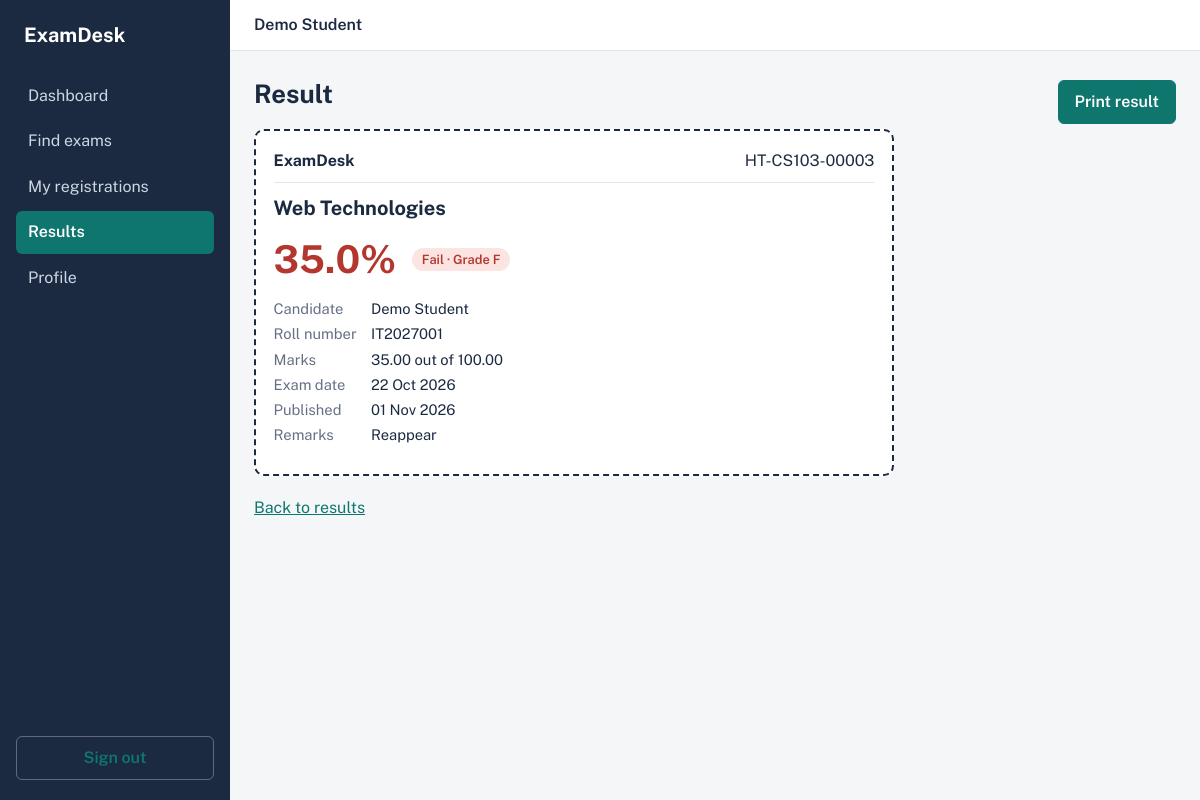
The page /results/3/ (signed in) on the database its author committed.
### exams/models.py (models this page shows, shortened)
class Result(models.Model):
    registration = models.OneToOneField(Registration, on_delete=models.CASCADE, related_name="result")
    marks = models.DecimalField(max_digits=6, decimal_places=2)
    max_marks = models.DecimalField(max_digits=6, decimal_places=2, default=100)
    remarks = models.CharField(max_length=200, blank=True)
    is_published = models.BooleanField(default=False)
    published_at = models.DateTimeField(null=True, blank=True)
    @property
    def percentage(self):
        return round(float(self.marks) / float(self.max_marks) * 100, 1) if self.max_marks else 0
    @property
    def passed(self):
        return self.percentage >= settings.PASS_PERCENTAGE
    @property
    def grade(self):
        p = self.percentage
        for cutoff, g in [(90, "O"), (80, "A+"), (70, "A"), (60, "B+"), (50, "B"), (settings.PASS_PERCENTAGE, "C")]:
            if p >= cutoff:
                return g
        return "F"

class Registration(models.Model):
    CONFIRMED, CANCELLED = "confirmed", "cancelled"
    STATUS_CHOICES = [(CONFIRMED, "Confirmed"), (CANCELLED, "Cancelled")]
    student = models.ForeignKey(User, on_delete=models.CASCADE, related_name="registrations")
    exam = models.ForeignKey(Exam, on_delete=models.CASCADE, related_name="registrations")
    status = models.CharField(max_length=10, choices=STATUS_CHOICES, default=CONFIRMED)
    hall_ticket = models.CharField(max_length=30, blank=True)
    registered_at = models.DateTimeField(auto_now_add=True)
    class Meta:
        unique_together = ("student", "exam")
        ordering = ["exam__date"]

class Exam(models.Model):
    title = models.CharField(max_length=150)
    code = models.CharField(max_length=15, unique=True)
    description = models.TextField(blank=True)
    date = models.DateField()
    start_time = models.TimeField()
    duration_minutes = models.PositiveIntegerField(default=180)
    venue = models.CharField(max_length=120)
    fee = models.DecimalField(max_digits=8, decimal_places=2, default=0)
    seats = models.PositiveIntegerField(default=100)
    registration_deadline = models.DateField()
    is_active = models.BooleanField(default=True)
    class Meta:
        ordering = ["date", "start_time"]

class StudentProfile(models.Model):
    user = models.OneToOneField(User, on_delete=models.CASCADE, related_name="profile")
    roll_no = models.CharField(max_length=20, unique=True)
    department = models.CharField(max_length=80)
    phone = models.CharField(max_length=15, blank=True)

### exams/views.py (the view)
# urls.py: path("results/<int:pk>/", views.result_detail, name="result_detail"),
@login_required
def result_detail(request, pk):
    result = get_object_or_404(_published_results(request.user), pk=pk)
    return render(request, "exams/result_detail.html", {"result": result})

### exams/views.py (called while the page is built)
def _published_results(user):
    return Result.objects.filter(
        registration__student=user, is_published=True
    ).select_related("registration__exam").order_by("registration__exam__date")

### exams/templates/exams/result_detail.html (shortened to what this page needs)
{% extends "exams/base.html" %}
{% block content %}
<div class="row no-print"><h1>Result</h1><button class="btn" onclick="window.print()">Print result</button></div>
<div class="ticket card">
  <div class="ticket-head"><b>ExamDesk</b><span>{{ result.registration.hall_ticket }}</span></div>
  <h2>{{ result.registration.exam.title }}</h2>
  <div class="big-score {% if result.passed %}okc{% else %}badc{% endif %}">{{ result.percentage }}%
    <span class="pill {% if result.passed %}ok{% else %}bad{% endif %}">{% if result.passed %}Pass{% else %}Fail{% endif %} &middot; Grade {{ result.grade }}</span></div>
  <dl class="two">
    <dt>Candidate</dt><dd>{{ user.get_full_name|default:user.username }}</dd>
    <dt>Roll number</dt><dd>{{ user.profile.roll_no }}</dd>
    <dt>Marks</dt><dd>{{ result.marks }} out of {{ result.max_marks }}</dd>
    <dt>Exam date</dt><dd>{{ result.registration.exam.date|date:"d M Y" }}</dd>
    <dt>Published</dt><dd>{{ result.published_at|date:"d M Y" }}</dd>
    {% if result.remarks %}<dt>Remarks</dt><dd>{{ result.remarks }}</dd>{% endif %}
  </dl>
</div>
<p class="no-print"><a href="{% url 'results' %}">Back to results</a></p>
{% endblock %}

### exams/templates/exams/base.html (shortened to what this page needs)
{% load static %}<!DOCTYPE html>
<html lang="en">
<head>
<link rel="stylesheet" href="{% static 'css/style.css' %}">
</head>
<body>
{% if user.is_authenticated %}
<div class="shell">
  <aside class="sidebar" id="sidebar">
    <div class="brand">ExamDesk</div>
    <nav>
      <a href="{% url 'dashboard' %}" class="{% if request.resolver_match.url_name == 'dashboard' %}on{% endif %}">Dashboard</a>
      <a href="{% url 'exam_list' %}" class="{% if request.resolver_match.url_name == 'exam_list' %}on{% endif %}">Find exams</a>
      <a href="{% url 'my_registrations' %}" class="{% if request.resolver_match.url_name == 'my_registrations' %}on{% endif %}">My registrations</a>
      <a href="{% url 'results' %}" class="{% if 'result' in request.resolver_match.url_name %}on{% endif %}">Results</a>
      <a href="{% url 'profile' %}" class="{% if request.resolver_match.url_name == 'profile' %}on{% endif %}">Profile</a>
    </nav>
    <form method="post" action="{% url 'logout' %}" class="logout">{% csrf_token %}
      <button class="btn ghost" type="submit">Sign out</button>
    </form>
  </aside>
  <main class="main">
    <header class="topbar">
      <div class="who">{{ user.get_full_name|default:user.username }}</div>
    </header>
    <div class="content">
      {% block content %}{% endblock %}
    </div>
  </main>
</div>
{% else %}
<div class="auth-wrap">{% block auth %}{% endblock %}</div>
{% endif %}
</body>
</html>

### static/css/style.css (style rules this page uses)
:root { --ink:#1b2a41; --paper:#f4f6f8; --card:#fff; --line:#e1e6ec; --muted:#667085; --teal:#0f766e; --teal-d:#0b5a54; --green:#2f7d4f; --red:#b3372e; --amber:#b7791f; }
* { box-sizing:border-box }
body { margin:0;font-family:"Public Sans",system-ui,sans-serif;background:var(--paper);color:var(--ink);line-height:1.5 }
a { color:var(--teal) }
h1 { font-size:1.6rem;margin:0 0 1rem }
h2 { font-size:1.25rem;margin:.25rem 0 .5rem }
.shell { display:grid;grid-template-columns:230px 1fr;min-height:100vh }
.sidebar { background:var(--ink);color:#fff;padding:1.25rem 1rem;display:flex;flex-direction:column;position:sticky;top:0;height:100vh }
.brand { font-weight:700;font-size:1.25rem;margin-bottom:1.5rem;padding-left:.5rem }
.sidebar nav { display:flex;flex-direction:column;gap:.15rem;flex:1 }
.sidebar nav a { color:#cdd6e3;text-decoration:none;padding:.6rem .75rem;border-radius:6px }
.sidebar nav a.on { background:var(--teal);color:#fff;font-weight:600 }
.logout .btn { width:100%;color:#fff;border-color:rgba(255,255,255,.3) }
.main { min-width:0 }
.topbar { display:flex;justify-content:space-between;align-items:center;padding:.8rem 1.5rem;background:var(--card);border-bottom:1px solid var(--line) }
.who { font-weight:600 }
.content { padding:1.5rem;max-width:1100px }
.btn { display:inline-block;background:var(--teal);color:#fff;border:1px solid var(--teal);padding:.55rem 1rem;border-radius:6px;font:inherit;font-weight:600;cursor:pointer;text-decoration:none }
.btn.ghost { background:transparent;color:var(--teal) }
.card { background:var(--card);border:1px solid var(--line);border-radius:10px;padding:1.1rem;margin-bottom:1.25rem }
.pill { display:inline-block;padding:.1rem .6rem;border-radius:99px;font-size:.8rem;font-weight:600 }
.pill.bad { background:#fbe4e1;color:var(--red) }
.exam dl,dl.two { display:grid;grid-template-columns:auto 1fr;gap:.2rem .9rem;margin:.6rem 0;font-size:.92rem }
dt { color:var(--muted) }
dd { margin:0 }
.row { display:flex;align-items:center;justify-content:space-between;gap:1rem }
.ticket { max-width:640px;border:2px dashed var(--ink) }
.ticket-head { display:flex;justify-content:space-between;border-bottom:1px solid var(--line);padding-bottom:.6rem;margin-bottom:.6rem }
.big-score { font-size:2.4rem;font-weight:700;display:flex;align-items:center;gap:1rem;margin:.4rem 0 }
.badc { color:var(--red) }

### rows shown on the page
Result: registration.hall_ticket "HT-CS103-00003", registration.exam "Web Technologies", percentage "35.0", grade "F", marks "35.00", max_marks "100.00", registration.exam "22 Oct 2026", published_at "01 Nov 2026", remarks "Reappear"

### other values the page prints
{{ user.get_full_name|default:user.username }} "Demo Student"
{{ user.profile.roll_no }} "IT2027001"
